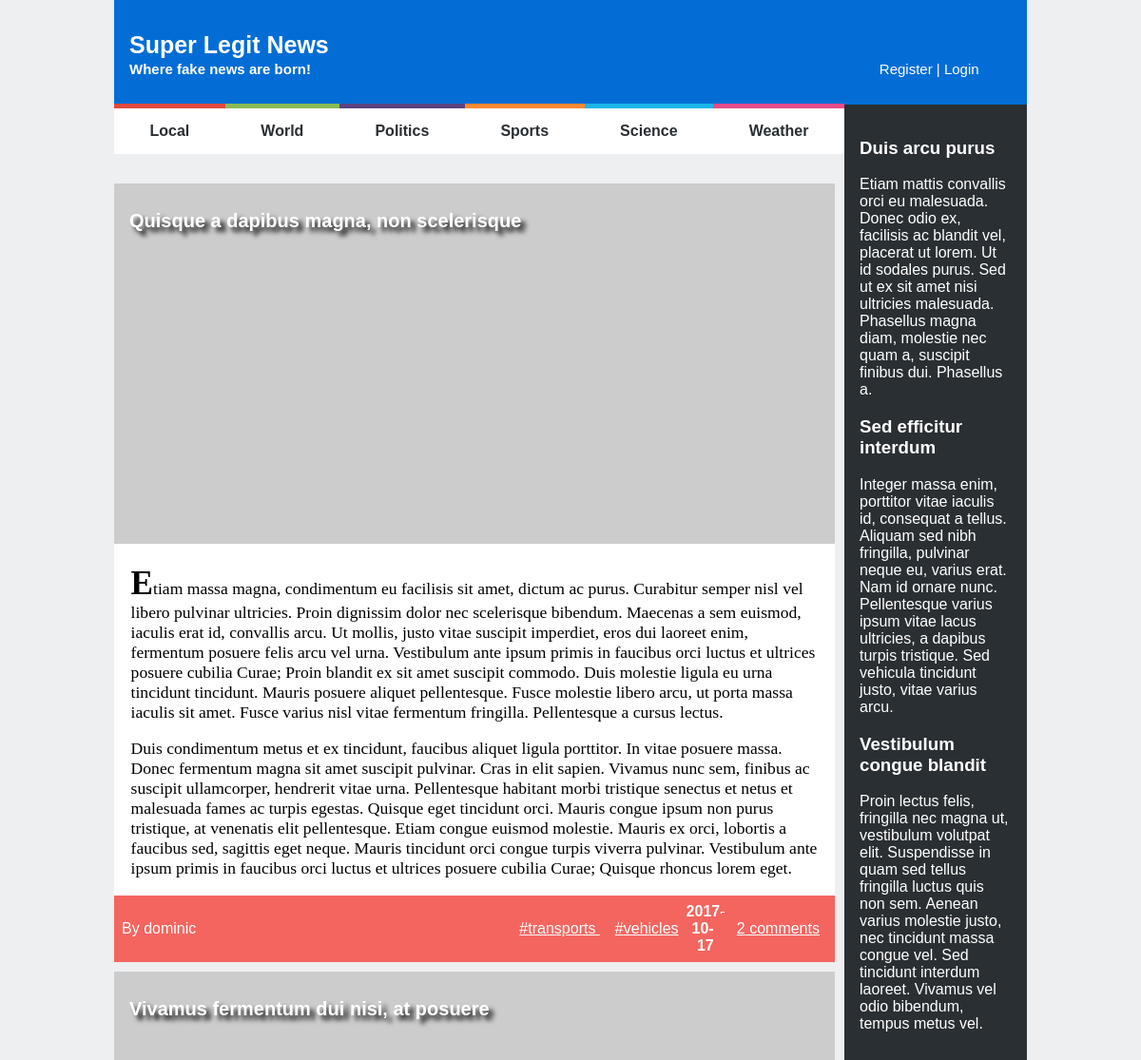
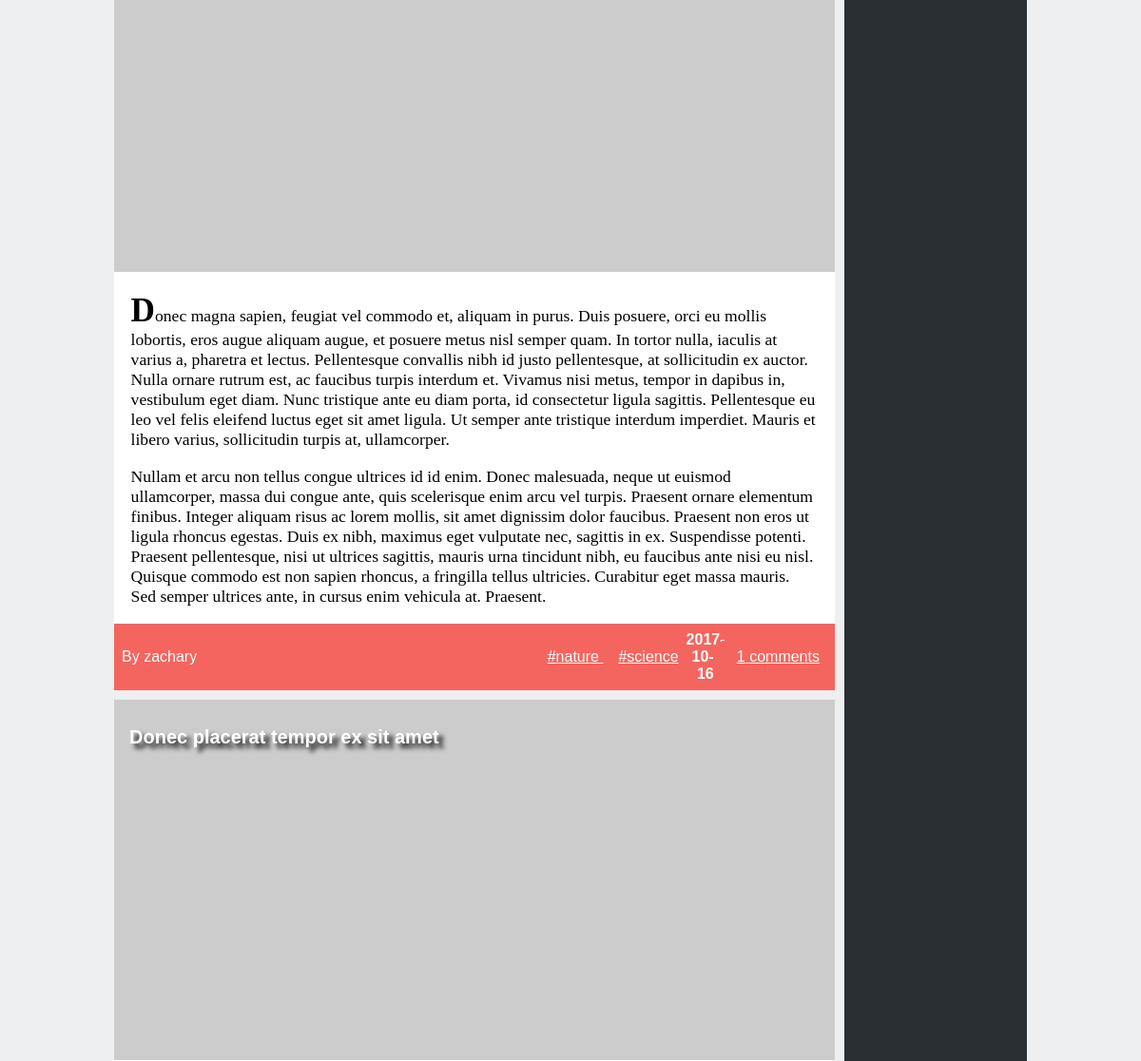
/list_news.php (upper part), run on an earlier commit of the app's database (2 pictures, top to bottom).
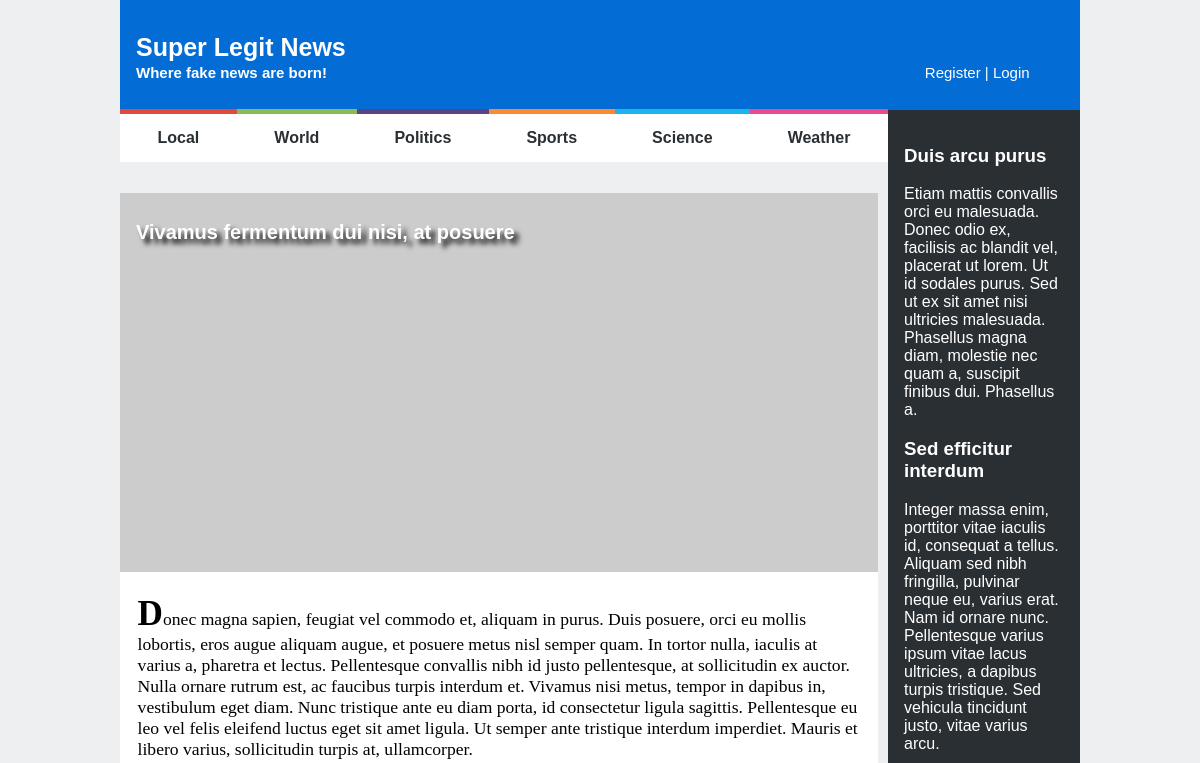
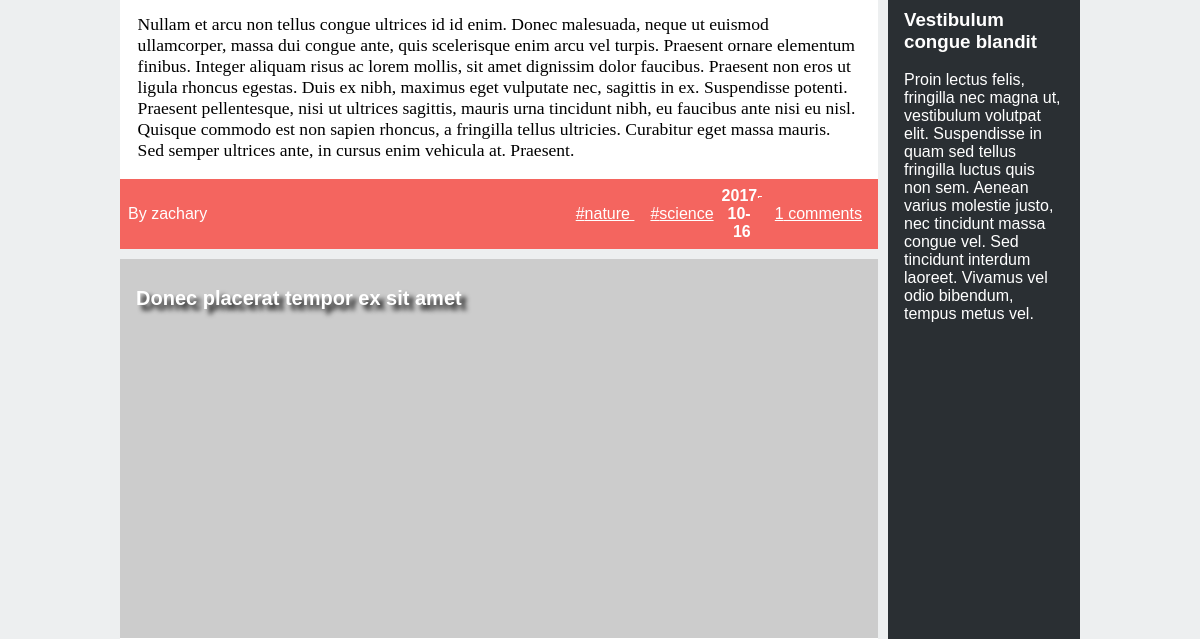
And on a later commit of the database (2 pictures, top to bottom).
### tables this page shows
CREATE TABLE news (
  id INTEGER PRIMARY KEY,
  title VARCHAR,
  published INTEGER, -- date when the article was published in epoch format
  tags VARCHAR, -- comma separated tags
  username VARCHAR REFERENCES users, -- who wrote the article
  introduction VARCHAR,
  fulltext VARCHAR
);

### list_news.php (called while the page is built, shortened)
<?php
  include_once('database/connection.php');
  include_once('database/news.php');
  $articles = getAllNews();
  include_once('templates/common/header.php');
  include_once('templates/news/list_news.php');
  include_once('templates/common/footer.php');
?>

### database/news.php (called while the page is built, shortened)
<?php
function getAllNews(){
	global $db;
  $stmt = $db->prepare('SELECT news.*, users.*, COUNT(comments.id) AS comments
  FROM news JOIN
       users USING (username) LEFT JOIN
       comments ON comments.news_id = news.id
  GROUP BY news.id, users.username
  ORDER BY published DESC');
  $stmt->execute();
	return $stmt->fetchAll();
}
?>

### templates/news/list_news.php (the view)
<section id="news">
	<?php foreach($articles as $article) {
		$tags = explode(',', $article['tags']);
	?>
		<article>
			<header>
				<h1><a href="news_item.php?id=<?=$article['id'] ?>"><?=$article['title']?></a></h1>
			</header>
			<img src="https://picsum.photos/600/300/" alt="">
			<p><?=$article['introduction']?></p>
			<p><?=$article['fulltext']?></p>
			<footer>
				<span class="author"><?=$article['username']?></span>
				<span class="tags">
					<?php foreach($tags as $tag) {?>
						<a href="list_news.php">#<?=$tag?> </a>
					<?php } ?>
				</span>
					<span class="date"><?=date('Y-m-d', $article['published']);?></span>
				<a class="comments" href="news_item.php?id=<?=$article['id'] ?>#comments"><?=$article['comments']?></a>
			</footer>
		</article>
	<?php } ?>
</section>

### templates/common/header.php (shortened to what this page needs)
<!DOCTYPE html>
<html lang="en-US">
  <head>
    <link href="css/style.css" rel="stylesheet">
    <link href="css/layout.css" rel="stylesheet">
    <link href="css/responsive.css" rel="stylesheet">
    <link href="css/comments.css" rel="stylesheet">
    <link href="css/forms.css" rel="stylesheet">
  </head>
  <body>
    <header>
      <h1><a href="list_news.php">Super Legit News</a></h1>
      <h2><a href="list_news.php">Where fake news are born!</a></h2>
      <div id="signup">
        <?php if (empty($_SESSION) || !array_key_exists('username', $_SESSION)) {?>
          <a href="register.php">Register</a>
          <a href="login.php">Login</a>
        <?php } else {?>
          <a href="create_news.php"> Add article</a>
          <a href="action_logout.php">Logout</a>
        <?php } ?>
      </div>
    </header>
    <nav id="menu">
      <ul>
        <li><a href="list_news.php">Local</a></li>
        <li><a href="list_news.php">World</a></li>
        <li><a href="list_news.php">Politics</a></li>
        <li><a href="list_news.php">Sports</a></li>
        <li><a href="list_news.php">Science</a></li>
        <li><a href="list_news.php">Weather</a></li>
      </ul>
    </nav>
    <aside id="related">
      <article>
        <h1><a href="#">Duis arcu purus</a></h1>
        <p>Etiam mattis convallis orci eu malesuada. Donec odio ex, facilisis ac blandit vel, placerat ut lorem. Ut id sodales purus. Sed ut ex sit amet nisi ultricies malesuada. Phasellus magna diam, molestie nec quam a, suscipit finibus dui. Phasellus a.</p>
      </article>
      <article>
        <h1><a href="#">Sed efficitur interdum</a></h1>
        <p>Integer massa enim, porttitor vitae iaculis id, consequat a tellus. Aliquam sed nibh fringilla, pulvinar neque eu, varius erat. Nam id ornare nunc. Pellentesque varius ipsum vitae lacus ultricies, a dapibus turpis tristique. Sed vehicula tincidunt justo, vitae varius arcu.</p>
      </article>
      <article>
        <h1><a href="#">Vestibulum congue blandit</a></h1>
        <p>Proin lectus felis, fringilla nec magna ut, vestibulum volutpat elit. Suspendisse in quam sed tellus fringilla luctus quis non sem. Aenean varius molestie justo, nec tincidunt massa congue vel. Sed tincidunt interdum laoreet. Vivamus vel odio bibendum, tempus metus vel.</p>
      </article>
    </aside>

### templates/common/footer.php (shortened to what this page needs)
  </body>
</html>

### css/style.css (style rules this page uses)
body { margin-left: 150px; margin-right: 150px; }
body > header div a:first-of-type::after { content: " | "; }
body > header { background-color: #046DD5; padding: 1em; }
body > header > h1 { font-size: 25px; }
body > header > h2 { margin-top: -1em; font-size: 15px; }
body > header > div { margin-top: -1em; font-size: 15px; }
body header a { color: white; text-decoration: none; font-family: Arial, Helvetica, sans-serif; }
footer { color: white; padding: 0.5em; background-color: #F4655F; font-family: Verdana, Geneva, Tahoma, sans-serif; }
footer a { color: white; padding: 0.5em; background-color: #F4655F; }
#menu a { color: #2A2F33; text-decoration: none; font-family: Arial, Helvetica, sans-serif; }
#menu ul { position: relative; top: -1.3em; margin: 0; padding-left: 0; list-style-type: none; text-align: center; line-height: 3; font-weight: bold; }
#menu ul li { border-color: #E1493E; border-style: solid; border-width: 0; border-top-width: 5px; }
#menu ul li+li { border-color: #8ABA56; }
#menu ul li+li+li { border-color: #5B4282; }
#menu ul li+li+li+li { border-color: #FF8932; }
#menu ul li+li+li+li+li { border-color: #19B6E9; }
#menu ul li+li+li+li+li+li { border-color: #E84C8B; }
#related { color: white; background-color: #2A2F33; padding: 1em; }
#related article { margin: 1em; font-family: Arial, Helvetica, sans-serif; }
#related a { color: white; text-decoration: none; font-weight: bold; }
img { width: 100%; height: auto; }
#news article p { font-size: 1.1em; margin-left: 1em; margin-right: 1em; }
#news article p:first-of-type::first-letter { font-size: 2em; font-weight: bold; }
.author:before { content: "By "; }
.comments::after { content: " comments" }
#news article { position: relative; margin-top: 1em; }
#news article header h1 { text-shadow: 5px 5px 5px black; font-size: 20px; position: absolute; top: 8px; left: 16px; }

### css/layout.css (style rules this page uses)
body { width: 60em; margin: auto; display: grid; grid-template-columns: 80% 20%; grid-template-rows: auto auto 1fr auto; grid-template-areas: "header header" "list sidebar" "news sidebar" "footer sidebar"; background-color: #EDEFF0; }
body > header { grid-area: header; display: grid; grid-template-columns: 85% 15%; grid-template-rows: auto; grid-template-areas: "top top" "bot right"; }
body > header > h1 { grid-area: top; }
body > header > h2 { grid-area: bot; }
body > header > div { grid-area: right; }
#related { padding-left: 0; padding-right: 0; grid-area: sidebar; }
#menu ul { display: flex; justify-content: space-evenly; grid-area: list; background-color: white; }
#menu ul li { flex-grow: 1; }
#news { margin-right: 10px; grid-area: news; }
#news article { background-color: white; margin-top: 10px; }
#news footer { display: grid; grid-template-columns: 20% 60% 5% 15%; grid-template-rows: auto; grid-template-areas: "author tags date comments"; }
#news footer .author { align-self: center; text-align: left; grid-area: author; }
#news footer .tags { align-self: center; text-align: right; grid-area: tags; }
#news footer .comments { align-self: center; text-align: right; grid-area: comments; }
#news footer .date { align-self: center; text-align: right; grid-area: date; }

### css/comments.css (style rules this page uses)
.date { font-weight: bold; grid-area: date; text-align: right; padding-right: 0.5em; }

What changed in the data, as far as the page shows it:
removed news: title "Quisque a dapibus magna, non scelerisque", introduction "Etiam massa magna, condimentum eu facilisis sit amet, dictum ac purus. Curabitur semper nisl vel libero pulvinar ultricies. Proin dignissim dolor nec scelerisque bibendum. Maecenas a sem euismod, iaculis erat id, convallis arcu. Ut mollis, justo vitae suscipit imperdiet, eros dui laoreet enim, fermentum posuere felis arcu vel urna. Vestibulum ante ipsum primis in faucibus orci luctus et ultrices posuere cubilia Curae; Proin blandit ex sit amet suscipit commodo. Duis molestie ligula eu urna tincidunt tincidunt. Mauris posuere aliquet pellentesque. Fusce molestie libero arcu, ut porta massa iaculis sit amet. Fusce varius nisl vitae fermentum fringilla. Pellentesque a cursus lectus.", fulltext "Duis condimentum metus et ex tincidunt, faucibus aliquet ligula porttitor. In vitae posuere massa. Donec fermentum magna sit amet suscipit pulvinar. Cras in elit sapien. Vivamus nunc sem, finibus ac suscipit ullamcorper, hendrerit vitae urna. Pellentesque habitant morbi tristique senectus et netus et malesuada fames ac turpis egestas. Quisque eget tincidunt orci. Mauris congue ipsum non purus tristique, at venenatis elit pellentesque. Etiam congue euismod molestie. Mauris ex orci, lobortis a faucibus sed, sagittis eget neque. Mauris tincidunt orci congue turpis viverra pulvinar. Vestibulum ante ipsum primis in faucibus orci luctus et ultrices posuere cubilia Curae; Quisque rhoncus lorem…", username "dominic", tags "transports", tags "vehicles", published "2017-10-17", comments "2"
